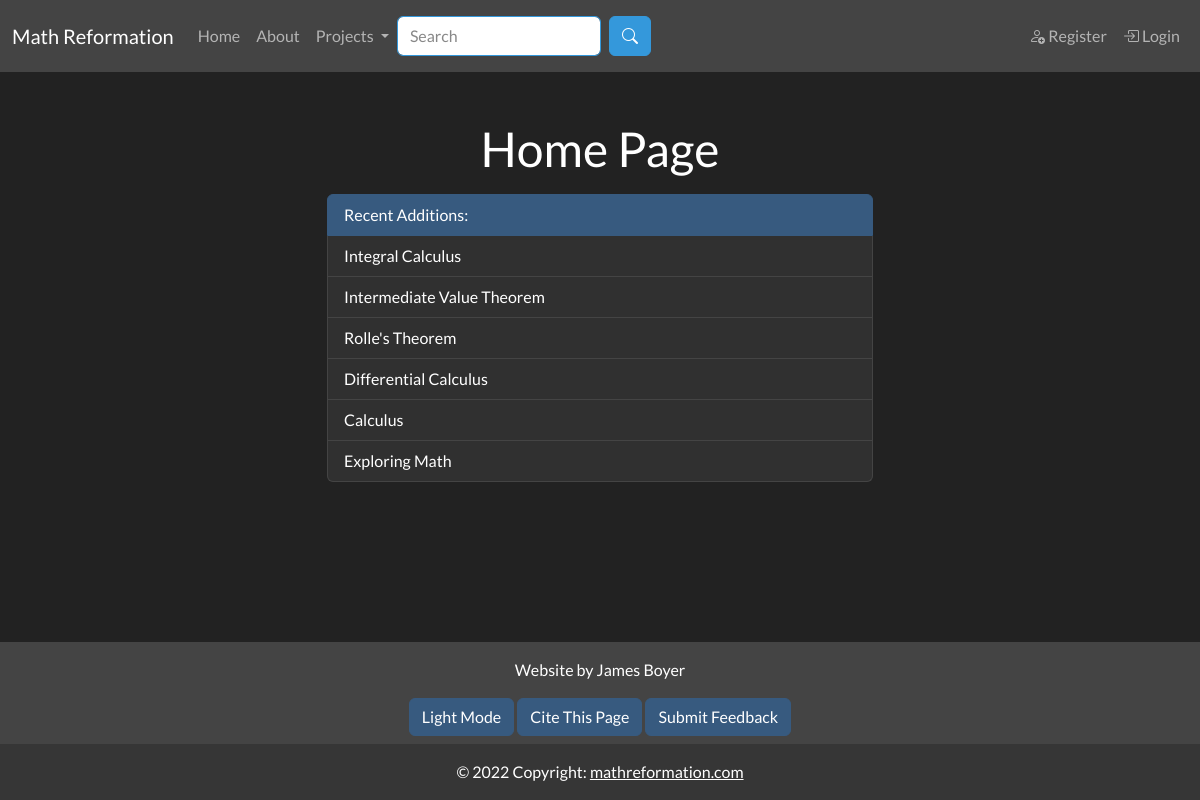
The page /home on the database its author committed.
### app/models.py (models this page shows, shortened)
class SearchableMixin(object):
    @classmethod
    def search(cls, expression, page, per_page):
        ids, scores, total = query_index(cls.__tablename__, expression, page, per_page)
        if total == 0:
            return cls.query.filter_by(id=0), [], 0
        when = []
        for i in range(len(ids)):
            when.append((ids[i], i))
        return cls.query.filter(cls.id.in_(ids)).order_by( db.case(when, value=cls.id)), scores, total

class Document(SearchableMixin, db.Model):
    __tablename__ = "document"
    __searchable__ = ["body_main", "name"]
    id = db.Column(db.Integer, primary_key=True)
    name = db.Column(db.String(50), nullable=False, unique=False)
    path = db.Column(db.String(250), unique=True, nullable=False)
    body_main = db.Column(db.String(), index=True)
    body_draft = db.Column(db.String(), index=True)
    date_added = db.Column(db.DateTime, nullable=False,
        default=datetime.utcnow)
    header = db.Column(db.String(), index=True)
    order = db.Column(db.Integer())
    is_visible = db.Column(db.Boolean())
    document_type = db.Column(db.String(10), index=True)
    user_id = db.Column(db.Integer, db.ForeignKey('user.id'))
    prev_page_id = db.Column(db.Integer(), db.ForeignKey("document.id"))
    next_page = db.relationship("Document", backref=backref("prev_page", remote_side=[id]), uselist=False, foreign_keys=[prev_page_id])
    parent_id = db.Column(db.Integer(), db.ForeignKey("document.id"))
    children = db.relationship("Document", backref=backref("parent", remote_side=[id]), foreign_keys=[parent_id])

### app/main/routes.py (the view)
@bp.route("/home", methods=["GET"])
@bp.route("/", methods=["GET"])
@bp.route("/index", methods=["GET"])
def index():
    exploring_math_children = []
    recent_documents = Document.query.order_by(Document.date_added.desc()).filter_by(is_visible=True, ).limit(20)
    return render_template('main/index.html', title="Home", exploring_math_children=exploring_math_children, recent_documents=recent_documents)

### app/main/forms.py
class SearchForm(FlaskForm):
    q = StringField("Search", validators=[DataRequired()])
    submit = SubmitField("Search")
    def __init__(self, *args, **kwargs):
        if 'formdata' not in kwargs:
            kwargs['formdata'] = request.args
        if 'csrf_enabled' not in kwargs:
            kwargs['csrf_enabled'] = False
        super(SearchForm, self).__init__(*args, **kwargs)

### MathReformationWebsite.py (called while the page is built)
@app.context_processor
def add_imports():
    return dict(admin_permission=admin_permission, author_permission=author_permission, editor_permission=editor_permission, g=g)

### app/main/routes.py (called while the page is built)
@bp.before_app_request
def before_request():
    g.search_form = SearchForm(meta={'csrf': False})
    if g.search_form.validate():
        print("here")

### app/templates/main/index.html (shortened to what this page needs)
{% extends "base.html" %}
{% block content %}
<h1 class="text-center">Home Page</h1>
<ul class="list-group">
    <li class="list-group-item active">Recent Additions:</li>
    {% for document in recent_documents %}
        <a class="list-group-item" href = {{ url_for('main.document_page', path=document.path)}}>
            {{ document.name }}
        </a>
    {% endfor %}
</ul>
{% endblock %}
{% block citation %}
{{ citation_info(page_type="Math Reformation", page_name="Index") }}
{% endblock %}

### rows shown on the page
Document: name "Integral Calculus"
Document: name "Intermediate Value Theorem"
Document: name "Rolle's Theorem"
Document: name "Differential Calculus"
Document: name "Calculus"
Document: name "Exploring Math"
